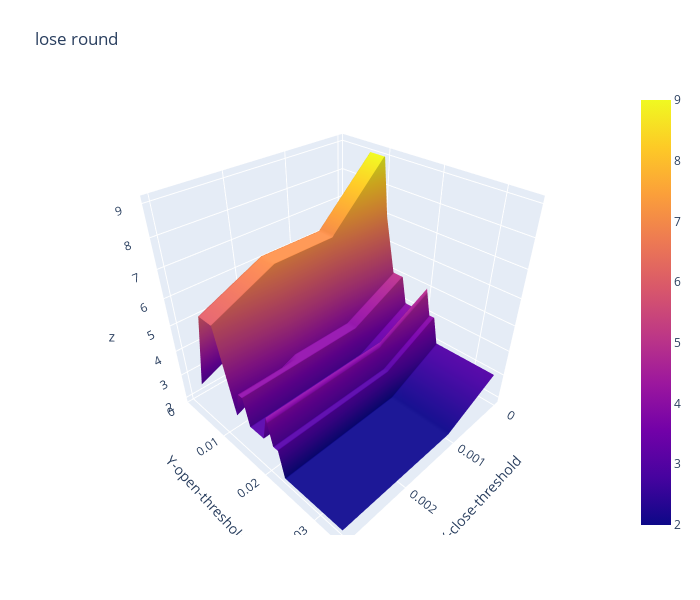

The notebook cell this image was saved under:
### Code cell
import plotly.graph_objects as go

x_data = df_lose_round.columns.to_list() # close threshold

y_data = df_lose_round.index.to_list() # open threshold

z_data = df_lose_round.copy(deep=True) # win rate

fig = go.Figure(data=[go.Surface(z=z_data.values,x=x_data,y=y_data)])

fig.update_layout(title="lose round", # 标题
                  autosize=False,  # 尺度自动缩放
                  width=700,  # 长宽
                  height=600,
                  margin=dict(l=65,r=50,b=65,t=90),  # 4个位置的距离
                  scene=dict(xaxis_title='X-close-threshold',yaxis_title='Y-open-threshold')
                )

fig.show()

### Figure 1 — Plotly figure (JSON) as saved in the notebook; plotly's stock layout.template omitted (floating-point values rounded to 4 significant figures; data arrays with more than 128 entries replaced by an {"elided": "..."} marker saying what was removed)
{"data": [{"type": "surface", "x": [0, 0.001, 0.002, 0.003], "y": [0.001, 0.002, 0.003, 0.004, 0.005, 0.006, 0.007, 0.008, 0.009, 0.01, 0.011, 0.012, 0.013, 0.014, 0.015, 0.016, 0.017, 0.018, 0.019, 0.02, 0.021, 0.022, 0.023, 0.024, 0.025, 0.026, 0.027, 0.028, 0.029, 0.03, 0.031, 0.032, 0.033, 0.034], "z": {"elided": "34x4 int values"}}], "layout": {"autosize": false, "height": 600, "margin": {"b": 65, "l": 65, "r": 50, "t": 90}, "scene": {"xaxis": {"title": {"text": "X-close-threshold"}}, "yaxis": {"title": {"text": "Y-open-threshold"}}}, "title": {"text": "lose round"}, "width": 700}}
